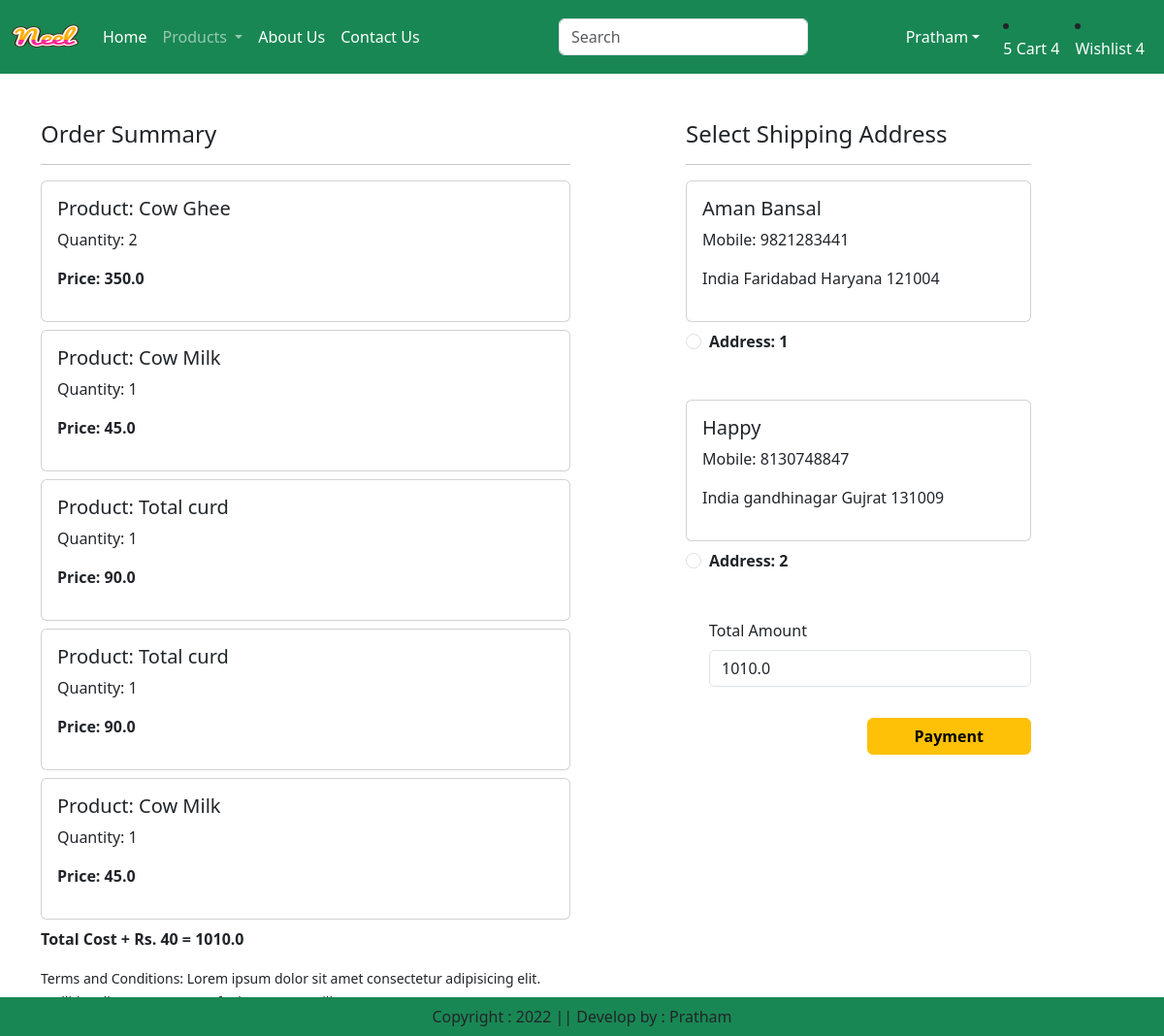
/checkout/ (signed in), run on an earlier commit of the app's database.
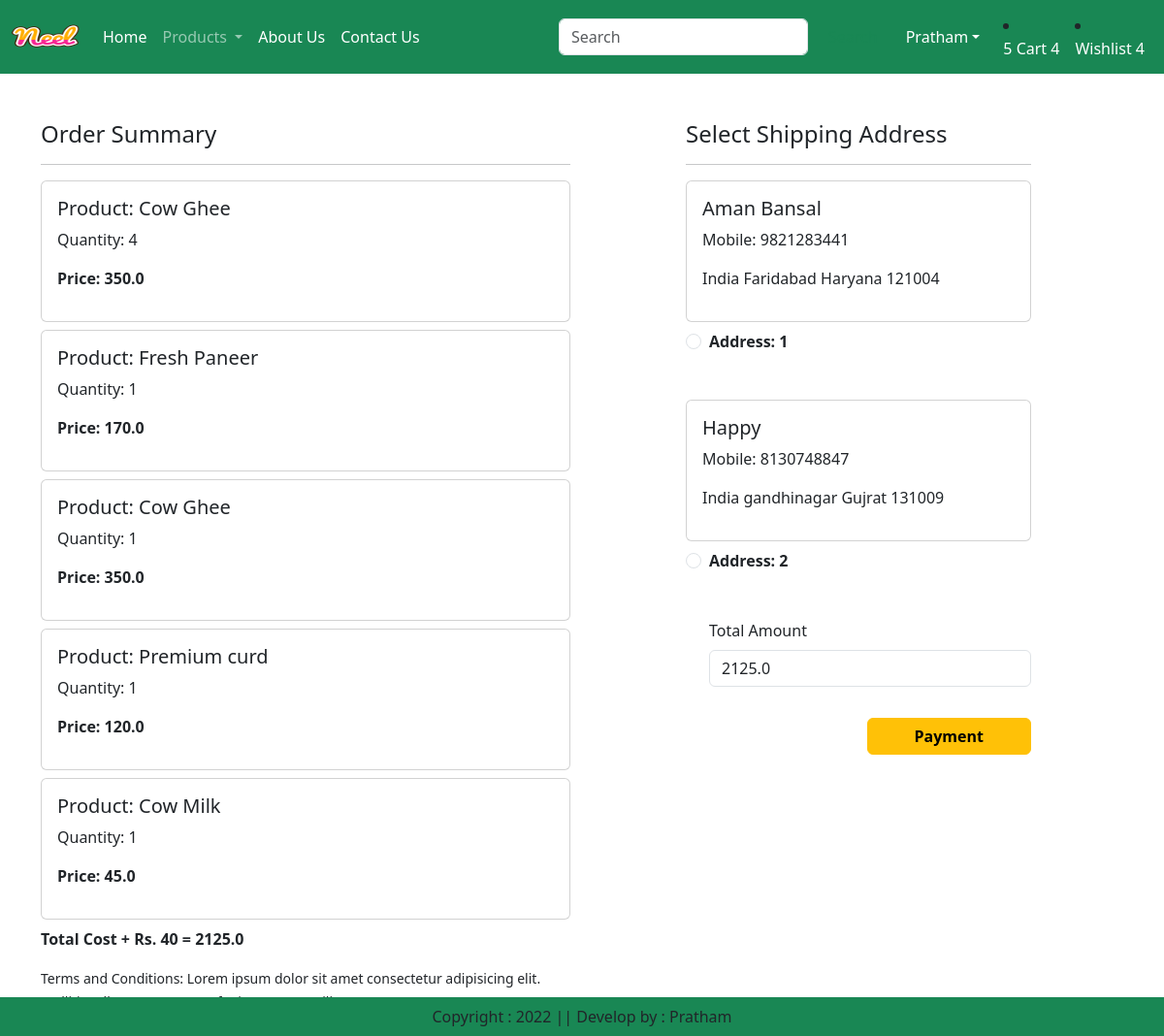
And on a later commit of the database.
### store/models.py (models this page shows, shortened)
class Cart(models.Model):
    user = models.ForeignKey(User,on_delete=models.CASCADE)
    product = models.ForeignKey(Product,on_delete=models.CASCADE)
    quantity = models.PositiveBigIntegerField(default=1)

class Product(models.Model):
    title = models.CharField(max_length=100)
    selling_price = models.FloatField()
    discounted_price = models.FloatField()
    description = models.TextField()
    composition = models.TextField(default='')
    prodapp = models.TextField(default='')
    category = models.CharField(choices=CATEGORY_CHOICES, max_length=2)
    product_image = models.ImageField(upload_to='product')

class Customer(models.Model):
    user = models.ForeignKey(User,on_delete=models.CASCADE)
    name = models.CharField(max_length=200)
    locality = models.CharField(max_length=200)
    city = models.CharField(max_length=50)
    mobile = models.IntegerField(default=0)
    zipcode = models.IntegerField()
    state = models.CharField(choices=STATE_CHOICES,max_length=100)

### store/views.py (the view, shortened to what this page needs)
# urls.py: path('checkout/', views.checkout.as_view(), name='checkout'),
class checkout(View):
    def get(self,request):
        totalitem = 0
        if request.user.is_authenticated:
            totalitem = len(Cart.objects.filter(user=request.user))
        user=request.user
        add=Customer.objects.filter(user=user)
        cart_items=Cart.objects.filter(user=user)
        famount = 0
        for p in cart_items:
            value = p.quantity * p.product.discounted_price
            famount = famount + value
        totalamount = famount + 40
        razoramount = int(totalamount*100)
        client = razorpay.Client(auth=(settings.RAZOR_KEY_ID, settings.RAZOR_KEY_SECRET))
        data = {"amount": razoramount, "currency": "INR", "receipt": "order_rcptid_12"}
        payment_response = client.order.create(data=data)
        print(payment_response)
        order_id = payment_response['id']
        order_status = payment_response['status']
        return render(request, 'store/checkout.html',locals())

### store/templates/store/checkout.html (shortened to what this page needs)
{% extends 'store/base.html' %}
{% load static %}
{% block main-content %}
<div class="container">
    <div class="row mt-5">
        <div class="col-sm-6">
            <h4>Order Summary</h4>
            <hr>
            {% for item in cart_items %}
                <div class="card mb-2">
                    <div class="card-body">
                        <h5>Product: {{ item.product.title }}</h5>
                        <p>Quantity: {{ item.quantity }}</p>
                        <p class="fw-bold">Price: {{ item.product.discounted_price }}</p>
                    </div>
                </div>
            {% endfor %}
            <p class="fw-bold">Total Cost + Rs. 40 = {{ totalamount }}</p>
            <small>Terms and Conditions: Lorem ipsum dolor sit amet consectetur adipisicing elit. Mollitia, ullam saepe! Iure of minus rem. Facilis cumque neque numquam laboriosam, accusantium adipisci nisi nihil in et quis?</small>
        </div>
        <div class="col-sm-4 offset-sm-1">
            <h4>Select Shipping Address</h4>
            <hr>
            <form method="post" id="myform">
                {% for ad in add %}
                    <div class="card">
                        <div class="card-body">
                            <h5>{{ ad.name }}</h5>
                            <p>Mobile: {{ ad.mobile }}</p>
                            <p>{{ ad.locality }} {{ ad.city }} {{ ad.state }} {{ ad.zipcode }}</p>
                        </div>
                    </div>
                    <div class="form-check mt-2 mb-5">
                        <input class="form-check-input" type="radio" name="custid" id="custadd{{ forloop.counter }}" value="{{ ad.id }}">
                        <label class="form-check-label fw-bold" for="custadd{{ forloop.counter }}">
                            Address: {{ forloop.counter }}
                        </label>
                    </div>
                {% endfor %}
                <div class="form-check mb-3">
                    <label for="totamount" class="form-label">Total Amount</label>
                    <input type="number" class="form-control" name="totalamount" value="{{ totalamount }}" readonly>
                </div>
                <div class="text-end">
                    <button id="rzp-button1" type="submit" class="btn btn-warning mt-3 px-5 fw-bold">Payment</button>
                </div>
            </form>
        </div>
    </div>
</div>
{% endblock main-content %}

What changed in the data, as far as the page shows it:
removed Cart: product "Total curd", quantity "1", product.discounted_price "90.0"
removed Cart: product "Total curd", quantity "1", product.discounted_price "90.0"
removed Cart: product "Cow Milk", quantity "1", product.discounted_price "45.0"
changed Cart (number 1 of 5 on the later page): quantity "2" → "4"
added Cart: product "Fresh Paneer", quantity "1", product.discounted_price "170.0"
added Cart: product "Cow Ghee", quantity "1", product.discounted_price "350.0"
added Cart: product "Premium curd", quantity "1", product.discounted_price "120.0"
Also different on the page:
{{ totalamount }}: "1010.0" → "2125.0"
form field totalamount: "1010.0" → "2125.0"
